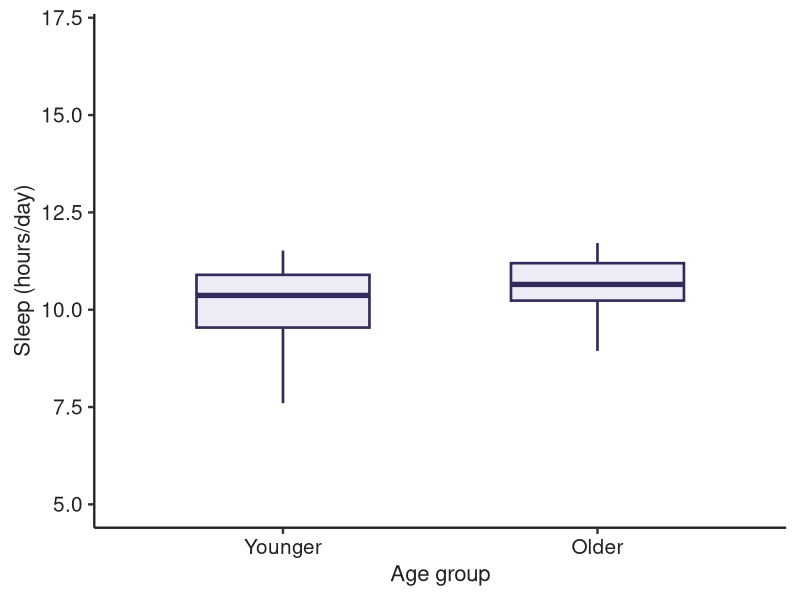
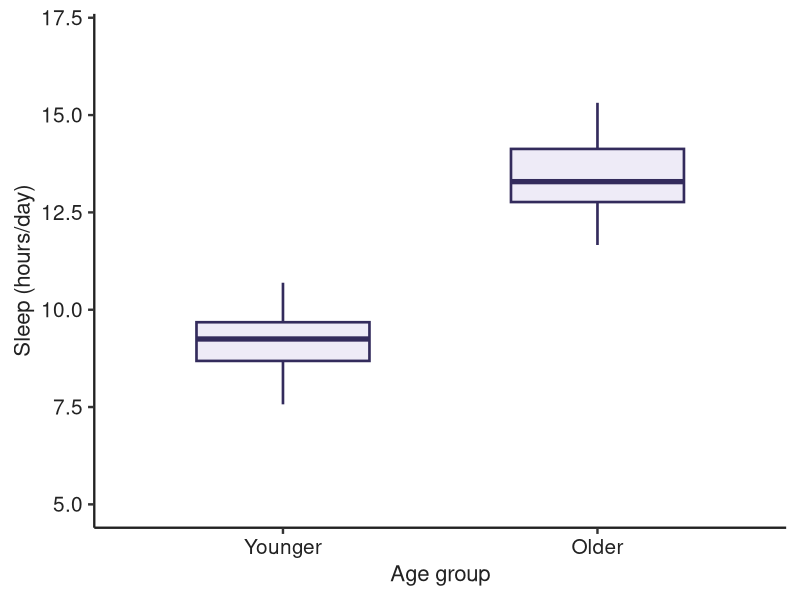
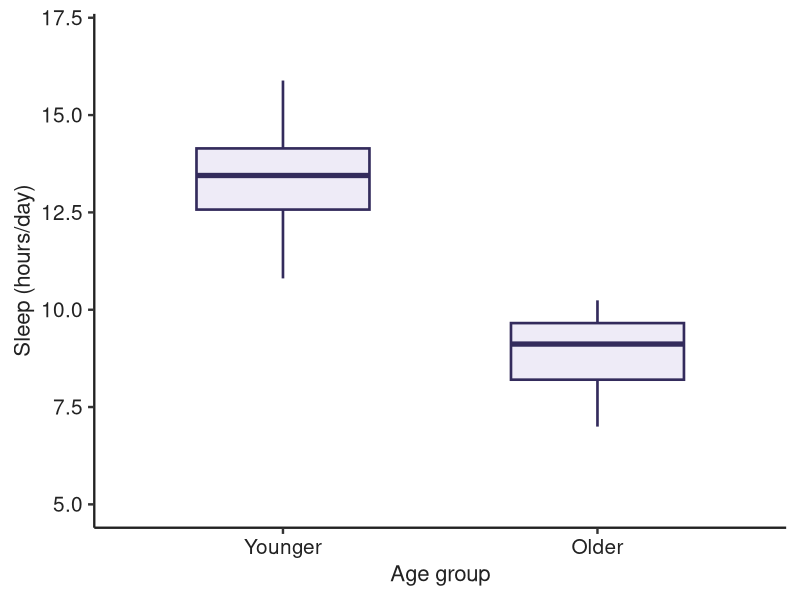
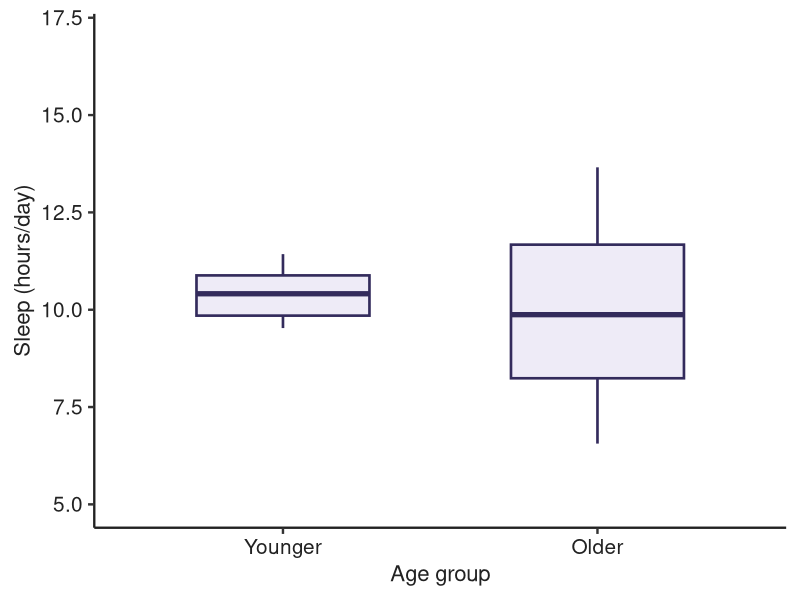
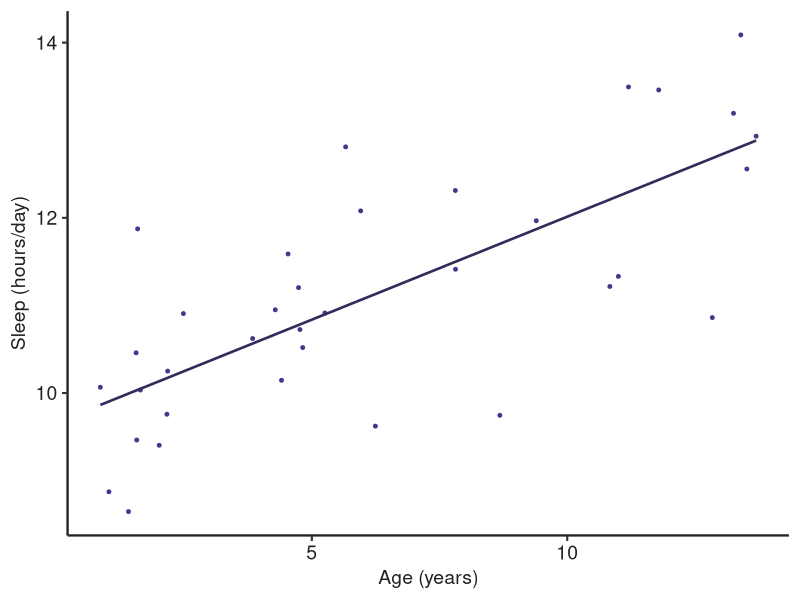

Generate these figures, in order, with R:
## ---- chunk 1
#| label: fig-dog-sleep-age-groups
#| fig-cap: "Four possible patterns in daily sleep time between younger and older dogs."
#| fig-subcap:
#|   - "Similar sleep time between age groups."
#|   - "Older dogs sleep longer."
#|   - "Younger dogs sleep longer."
#|   - "Greater variation in sleep time among older dogs."
#| fig-alt:
#|   - "Boxplot comparing daily sleep time in younger and older dogs. The two groups have similar medians and spreads."
#|   - "Boxplot comparing daily sleep time in younger and older dogs. Older dogs have a higher median sleep time."
#|   - "Boxplot comparing daily sleep time in younger and older dogs. Younger dogs have a higher median sleep time."
#|   - "Boxplot comparing daily sleep time in younger and older dogs. The medians are similar, but sleep time varies more among older dogs."
#| layout-ncol: 2
#| fig-width: 4.2
#| fig-height: 3.8
#| dev: png
#| fig-pos: H
#| echo: false

library(ggplot2)

set.seed(2022)

make_sleep_data <- function(
  younger_mean,
  older_mean,
  younger_sd = 1,
  older_sd = 1
) {
  data.frame(
    Age_group = factor(
      rep(c("Younger", "Older"), each = 20),
      levels = c("Younger", "Older")
    ),
    Sleep_hours = c(
      rnorm(20, mean = younger_mean, sd = younger_sd),
      rnorm(20, mean = older_mean, sd = older_sd)
    )
  )
}

make_sleep_plot <- function(data) {
  ggplot(data, aes(x = Age_group, y = Sleep_hours)) +
    geom_boxplot(
      width = 0.55,
      outlier.shape = NA,
      fill = "#eeebf7",
      colour = "#332b5c",
      linewidth = 0.9
    ) +
    coord_cartesian(ylim = c(5, 17)) +
    labs(
      x = "Age group",
      y = "Sleep (hours/day)"
    ) +
    theme_classic(base_size = 18) +
    theme(
      axis.text = element_text(
        colour = "#222222",
        size = 15
      ),
      axis.title = element_text(
        colour = "#222222",
        size = 16
      ),
      axis.line = element_line(
        colour = "#222222",
        linewidth = 0.8
      ),
      plot.margin = margin(10, 10, 10, 10)
    )
}

similar_sleep <- make_sleep_plot(
  make_sleep_data(younger_mean = 10.5, older_mean = 10.5)
)
older_sleep_longer <- make_sleep_plot(
  make_sleep_data(younger_mean = 9, older_mean = 13)
)
younger_sleep_longer <- make_sleep_plot(
  make_sleep_data(younger_mean = 13, older_mean = 9)
)
older_sleep_varies <- make_sleep_plot(
  make_sleep_data(
    younger_mean = 10.5,
    older_mean = 10.5,
    younger_sd = 0.5,
    older_sd = 2
  )
)

similar_sleep
older_sleep_longer
younger_sleep_longer
older_sleep_varies
## ---- chunk 2
#| label: fig-dog-sleep-age-continuous
#| fig-cap: "One possible relationship between daily sleep time and age in dogs."
#| fig-alt: "Scatterplot of daily sleep time in hours against dog age in years, showing a moderate increase in sleep time across the age range."
#| dev: png
#| echo: false
#| message: false

dog_age_example <- data.frame(
  Age_years = runif(35, min = 0.5, max = 14)
)
dog_age_example$Sleep_hours <- 9.5 +
  0.25 * dog_age_example$Age_years +
  rnorm(35, mean = 0, sd = 1)

ggplot(dog_age_example, aes(x = Age_years, y = Sleep_hours)) +
  geom_point(
    colour = "#49368c",
    size = 1
  ) +
  labs(
    x = "Age (years)",
    y = "Sleep (hours/day)"
  ) +
  geom_smooth(
    method = "lm",
    colour = "#332b5c",
    linewidth = 0.9,
    se = FALSE
  ) +
  theme_classic(base_size = 16) +
  theme(
    axis.text = element_text(
      colour = "#222222",
      size = 14
    ),
    axis.title = element_text(
      colour = "#222222",
      size = 14
    ),
    axis.line = element_line(
      colour = "#222222",
      linewidth = 0.8
    )
  )
